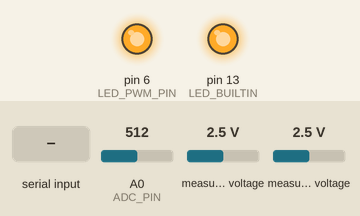
Recording of a sketch running on a simulated Arduino Uno, built with avr-gcc and run on an emulated ATmega328P. On the bench: output pins drawn as LEDs (lit = HIGH). Dashed ring = blinking. The test bench sets the inputs (shaded band); at power-on: A0 (ADC_PIN) = 512, measured voltage 2.5 V. What the sketch prints to the serial monitor is not drawn.

Above: at 1.7 s.
1.8 s: "r" received over Serial
At 6.9 s:
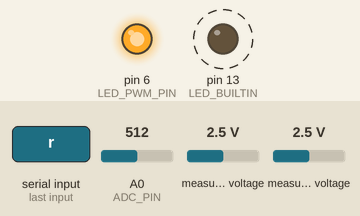
At 9.34 s:
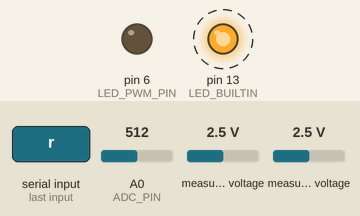
Timing chart, 0 to 15.3 s (numbered marks = the images above; inputs shaded):
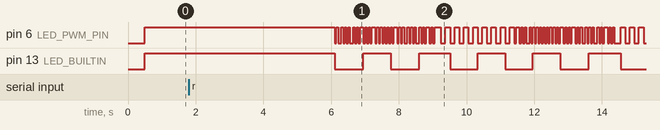

Measured:
- after the input at 1.8 s, pin 13 (LED_BUILTIN): alternates HIGH for 0.81 s and LOW for 0.85 s, starting after 4.3 s

The sketch:

calibrate.ino
```cpp
#include <Wire.h>
#include <Adafruit_ADS1X15.h>

// ================= 参数定义 =================
#define LED_PWM_PIN    6               // 外置LED PWM控制（标定光源，分级亮度）
#define ADC_PIN        A0              // 采样电阻电压ADC引脚
#define LED_BUILTIN    13              // 板载LED

Adafruit_ADS1115 ads;                      // ADS1115 ADC (I2C地址0x48)，读取PSD两路输出

const float    SAMPLE_RESISTOR = 220.0;    // 采样电阻阻值 Ω
const uint8_t  NUM_LEVELS      = 6;        // 标定档位数量
const uint8_t  PWM_LEVELS[NUM_LEVELS] = { 42, 84, 126, 168, 210, 255 };  // 各级PWM占空比(0~255)
const uint16_t SETTLE_MS       = 3000;     // 每级稳定等待时间 ms
const uint8_t  SAMPLES_PER_LEVEL = 17;     // 每级采样组数（6级累计约100组）
const uint16_t CALIB_SAMPLES   = 100;      // 每轮累计数据组数，满后输出推荐标定值
const uint16_t BASE_SAMPLES    = 200;      // 环境光采样次数
const uint16_t BLINK_INTERVAL  = 800;      // 板载LED闪烁间隔 ms

// ================= 全局变量 =================
float V1_ambient = 0;                      // PSD通道1环境光电压 V
float V2_ambient = 0;                      // PSD通道2环境光电压 V
float sumP = 0, sumI = 0, sumPP = 0, sumPI = 0, sumII = 0;  // 最小二乘累积量
uint16_t count = 0;                        // 本轮累计数据组数
uint8_t level = 0;                         // 当前档位
uint8_t levelSample = 0;                   // 当前档位内已采组数

// ================= LED控制 =================
void statusSlowBlink() {
  static uint32_t timer = 0;
  static bool state = false;
  if (millis() - timer > BLINK_INTERVAL) {
    timer = millis();
    state = !state;
    digitalWrite(LED_BUILTIN, state);
  }
}

// 标定过程中 D6 快闪（100 ms 周期、50% 占空比）。
void externalCalibrateBlink() {
  static uint32_t timer = 0;
  static bool state = false;
  if (millis() - timer >= 50) {
    timer = millis();
    state = !state;
    digitalWrite(LED_PWM_PIN, state);
  }
}

// ================= 环境光测量 (PSD) =================
void measureAmbient() {
  float sum1 = 0, sum2 = 0;
  Serial.println(F("检测环境光中..."));
  for (uint16_t i = 0; i < BASE_SAMPLES; i++) {
    sum1 += ads.computeVolts(ads.readADC_SingleEnded(0));  // ADS1115 A0 → V1
    sum2 += ads.computeVolts(ads.readADC_SingleEnded(1));  // ADS1115 A1 → V2
    delay(5);
  }
  V1_ambient = sum1 / BASE_SAMPLES;
  V2_ambient = sum2 / BASE_SAMPLES;
}

// 归一化位置算子 P = (V2 - V1) / (V1 + V2)
float readP() {
  float V1 = ads.computeVolts(ads.readADC_SingleEnded(0)) - V1_ambient;
  float V2 = ads.computeVolts(ads.readADC_SingleEnded(1)) - V2_ambient;
  if (V1 < 0) { V1 = 0; }
  if (V2 < 0) { V2 = 0; }
  float sum = V1 + V2;
  return (sum > 0.001) ? ((V2 - V1) / sum) : 0;   // 防除零
}

// 采样电阻测流：I = V_Rs / Rs  (mA)
float readDriveCurrent() {
  float sum = 0;
  for (uint8_t i = 0; i < 8; i++) {
    sum += analogRead(ADC_PIN) * 5.0 / 1023.0;    // 采样电阻两端电压 V
    delay(2);
  }
  return (sum / 8) / SAMPLE_RESISTOR * 1000.0;
}

// 重置本轮累积量
void resetSums() {
  sumP = 0; sumI = 0; sumPP = 0; sumPI = 0; sumII = 0;
}

// ================= 最小二乘拟合 I = k_IP·P + b_IP 并输出推荐标定值 =================
void fitAndReport() {
  uint16_t n = count;
  float denom = n * sumPP - sumP * sumP;
  float k_IP = (denom > 0) ? (n * sumPI - sumP * sumI) / denom : 0;
  float b_IP = (sumI - k_IP * sumP) / n;

  // 相关系数 R²（由累积量直接计算）
  float meanI = sumI / n;
  float ssTot = sumII - n * meanI * meanI;
  float ssRes = sumII + k_IP * k_IP * sumPP + n * b_IP * b_IP
              - 2 * k_IP * sumPI - 2 * b_IP * sumI + 2 * k_IP * b_IP * sumP;
  float r2 = (ssTot > 0) ? (1 - ssRes / ssTot) : 0;

  Serial.println();
  Serial.println(F("==================== 推荐标定值 ===================="));
  Serial.print(F("k_IP = "));
  Serial.print(k_IP, 6);
  Serial.println(F(" mA/单位P"));
  Serial.print(F("b_IP = "));
  Serial.print(b_IP, 6);
  Serial.println(F(" mA"));
  Serial.print(F("R²   = "));
  Serial.println(r2, 6);
  Serial.println(F("=================================================="));
}

// ================= 初始化 =================
void setup() {
  Serial.begin(115200);
  delay(500);
  pinMode(LED_PWM_PIN, OUTPUT);
  pinMode(ADC_PIN, INPUT);
  pinMode(LED_BUILTIN, OUTPUT);
  digitalWrite(LED_PWM_PIN, HIGH);        // 启动前外置LED常亮

  // ADS1115初始化
  Serial.print(F("初始化ADS1115... "));
  if (!ads.begin()) {
    Serial.println(F("失败!"));
    while (1) { delay(1000); }
  }
  ads.setGain(GAIN_ONE);                   // ±4.096V量程
  Serial.println(F("完成"));

  // 初始化完成，板载LED常亮
  digitalWrite(LED_BUILTIN, HIGH);

  Serial.println();
  Serial.println(F("=============================="));
  Serial.println(F("       标定校准模块"));
  Serial.println(F("=============================="));
  Serial.println(F("----------------------------------"));
  Serial.println(F("初始化完成! 按r键开始分级标定采样"));
  Serial.println(F("----------------------------------"));
}

// ================= 主循环 =================
void loop() {
  static bool started = false;

  if (!started) {
    if (Serial.available()) {
      if (Serial.read() == 'r') {
        started = true;
        count = 0; level = 0; levelSample = 0;
        resetSums();
        Serial.println(F("开始标定采样"));
        while (Serial.available()) { Serial.read(); }
      }
    }
    return;
  }

  statusSlowBlink();
  externalCalibrateBlink();               // 标定采样中外置LED快闪
  // 每轮开始时：重新测量环境光（对应系统零点b）
  if (count == 0 && level == 0 && levelSample == 0) {
    measureAmbient();
    Serial.print(F("环境光 V1 = "));
    Serial.print(V1_ambient, 5);
    Serial.print(F(" V  V2 = "));
    Serial.print(V2_ambient, 5);
    Serial.println(F(" V"));
  }

  // 切换档位：等待系统稳定
  if (levelSample == 0) {
    Serial.print(F("标定级 "));
    Serial.print(level + 1);
    Serial.print(F("/"));
    Serial.print(NUM_LEVELS);
    Serial.print(F("  PWM="));
    Serial.print(PWM_LEVELS[level]);
    Serial.println(F("  等待稳定..."));

    uint32_t t0 = millis();
    while (millis() - t0 < SETTLE_MS) {
      statusSlowBlink();
      externalCalibrateBlink();
      delay(50);
    }
  }

  // 采集一组 (I, P) 并累积
  float I = readDriveCurrent();           // 采样电阻实测电流
  float P = readP();                      // PSD归一化算子
  sumP += P; sumI += I; sumPP += P * P; sumPI += P * I; sumII += I * I;
  count++;
  levelSample++;

  Serial.print(F("I="));
  Serial.print(I, 5);
  Serial.print(F(" mA\tP="));
  Serial.println(P, 6);

  // 该级采满后切换下一档
  if (levelSample >= SAMPLES_PER_LEVEL) {
    levelSample = 0;
    level = (level + 1) % NUM_LEVELS;
  }

  // 每累计满 CALIB_SAMPLES 组：拟合并输出推荐标定值，随后重新测环境光进入下一轮
  if (count >= CALIB_SAMPLES) {
    fitAndReport();                       // 输出推荐 k_IP、b_IP、R²
    digitalWrite(LED_PWM_PIN, HIGH);      // 输出推荐标定值时外置LED常亮
    delay(1500);
    digitalWrite(LED_PWM_PIN, LOW);       // 外置LED熄灭，进入下一轮
    resetSums();
    count = 0; level = 0; levelSample = 0;
    Serial.println(F("开始新一轮标定采样"));
  }

  delay(100);
}
```
